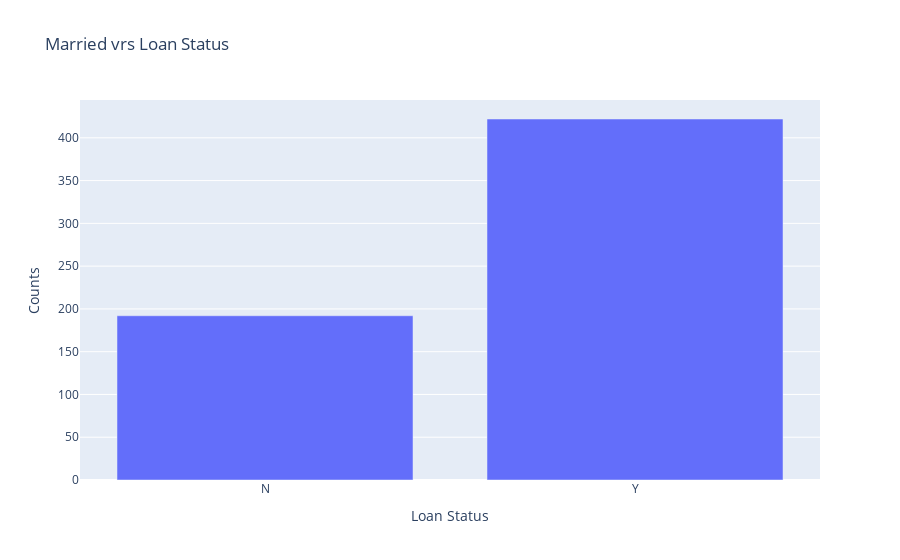

Notebook source saved alongside this figure:
### Code cell
fig=px.bar(result,x='Loan_Status',y='Married',
          labels={'Loan_Status':'Loan Status','Married':'Counts'},
          title='Married vrs Loan Status')
fig.show()

### Figure 1 — Plotly figure (JSON) as saved in the notebook; plotly's stock layout.template omitted (floating-point values rounded to 4 significant figures)
{"data": [{"alignmentgroup": "True", "hovertemplate": "Loan Status=%{x}<br>Counts=%{y}<extra></extra>", "legendgroup": "", "marker": {"color": "#636efa", "pattern": {"shape": ""}}, "name": "", "offsetgroup": "", "orientation": "v", "showlegend": false, "textposition": "auto", "type": "bar", "x": ["N", "Y"], "xaxis": "x", "y": [192, 422], "yaxis": "y"}], "layout": {"autosize": true, "barmode": "relative", "legend": {"tracegroupgap": 0}, "title": {"text": "Married vrs Loan Status"}, "xaxis": {"anchor": "y", "autorange": true, "domain": [0, 1], "range": [-0.5, 1.5], "title": {"text": "Loan Status"}, "type": "category"}, "yaxis": {"anchor": "x", "autorange": true, "domain": [0, 1], "range": [0, 444.2], "title": {"text": "Counts"}, "type": "linear"}}}
